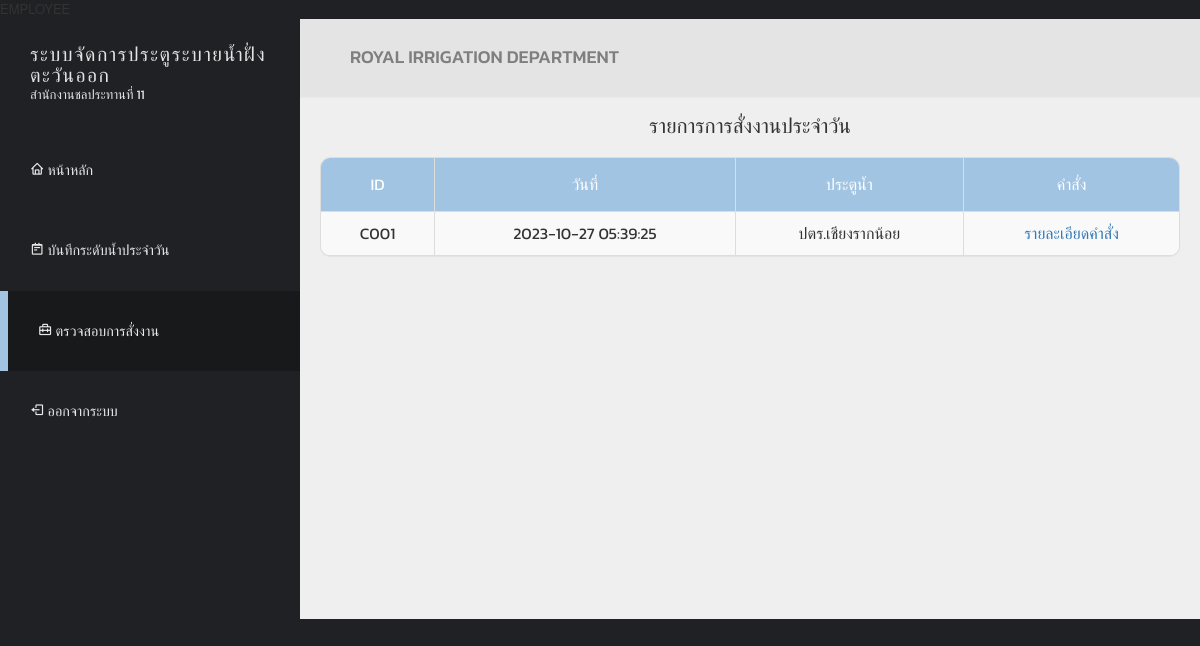
Page /view/employee/employee-wg-assignment.php (signed in) on the earlier database version.
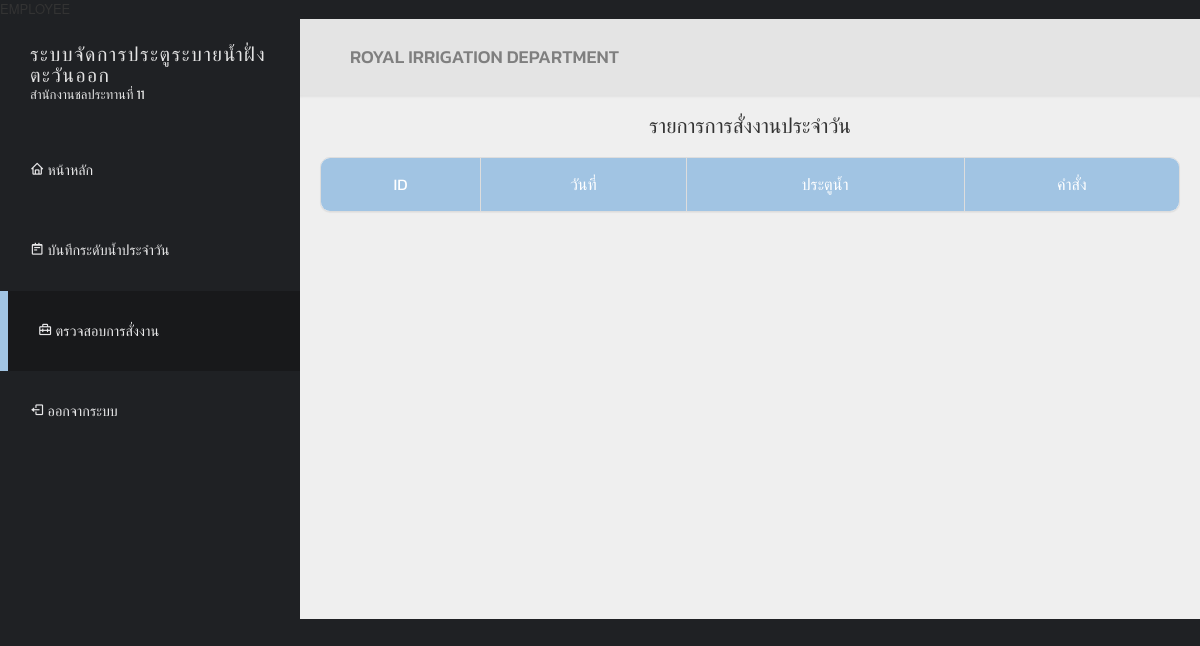
Same page on the later database version.
### tables this page shows
CREATE TABLE `commands_log` (
  `command_ID` varchar(255) NOT NULL,
  `watergate_com_ID` varchar(255) NOT NULL,
  `employee_com_ID` varchar(255) NOT NULL,
  `note` varchar(255) NOT NULL,
  `amount` float NOT NULL,
  `open_time` timestamp NOT NULL DEFAULT CURRENT_TIMESTAMP ON UPDATE CURRENT_TIMESTAMP,
  `close_time` timestamp NOT NULL DEFAULT CURRENT_TIMESTAMP ON UPDATE CURRENT_TIMESTAMP
);

CREATE TABLE `commands_log_time` (
  `command_time_ID` varchar(255) NOT NULL,
  `command_time` timestamp NOT NULL DEFAULT CURRENT_TIMESTAMP ON UPDATE CURRENT_TIMESTAMP
);

CREATE TABLE `watergate_name` (
  `watergate_name_ID` varchar(255) NOT NULL,
  `gate_name` varchar(255) NOT NULL
);

### view/employee/employee-wg-assignment.php (the view, shortened to what this page needs)
<?php
    require_once '../../controller/updateTable.php';
    $sql = "SELECT
    cl.command_ID,
    cl.employee_com_ID,
    cl.watergate_com_ID,
    wn.gate_name,
    cl.note,
    clt.command_time
FROM
    commands_log AS cl
JOIN
    commands_log_time AS clt
ON
    cl.command_ID = clt.command_time_ID
JOIN
    watergate_name AS wn
ON
    cl.watergate_com_ID = wn.watergate_name_ID;";
    $stmt = $conn->prepare($sql);
    $stmt->execute();
?>
<!DOCTYPE html>
<html lang="en">
<head>
  <link href='https://font.googleapis.com/css2?family=Poppins:wght@300;400;500;600;700;800;900&display=swap' rel='stylesheet' type='text/css'>
  <link href="../../css/font-awesome.min.css" rel="stylesheet">
  <link href="../../css/bootstrap.min.css" rel="stylesheet">
  <link href="../../css/templatemo-style.css" rel="stylesheet">
  <link href='https://unpkg.com/boxicons@2.1.4/css/boxicons.min.css' rel='stylesheet'>
</head>
<body>
  <div class="templatemo-flex-row">
    <div class="templatemo-sidebar">
      <header class="templatemo-site-header">
        <h1>ระบบจัดการประตูระบายน้ำฝั่งตะวันออก</h1>
        <p>สำนักงานชลประทานที่ 11</p>
      </header>
      <nav class="templatemo-left-nav">
        <ul>
          <li><a href="employee-home.php"><i class='bx bx-home' ></i> หน้าหลัก</a></li>
          <li><a href="employee-wg-reporter.php"><i class='bx bx-notepad'></i> บันทึกระดับน้ำประจำวัน</a></li>
          <li><a href="#" class="active"><i class='bx bx-briefcase-alt-2'></i> ตรวจสอบการสั่งงาน</a></li>
          <li><a href="../../logout.php"><i class='bx bx-log-out'></i> ออกจากระบบ</a></li>
        </ul>
      </nav>
    </div>
    <div class="templatemo-content col-1 light-gray-bg">
      <div class="templatemo-top-nav-container">
        <div class="row">
          <nav class="templatemo-top-nav col-lg-12 col-md-12">
            <ul class="text-uppercase">
              <h3>royal irrigation department</h3>
            </ul>
          </nav>
        </div>
      </div>
      <div class="assignment-table"  style="text-align: center; margin: 20px;">
        <h2 style="margin: 20px;">รายการการสั่งงานประจำวัน</h2>
        <div class="panel panel-default table-responsive">
          <table class="table table-striped table-bordered templatemo-user-table" style="text-align: center;">
            <thead>
              <tr>
                <td>ID</td>
                <td>วันที่</td>
                <td>ประตูน้ำ</td>
                <td>คำสั่ง</td>
              </tr>
            </thead>
            <tbody>
              <?php
                while ($row = $stmt->fetch(PDO::FETCH_ASSOC)){
                    echo '<tr>';
                    echo '<td>' . $row['command_ID'] . '</td>';
                    echo '<td>' . $row['command_time'] . '</td>';
                    echo '<td>' . $row['gate_name'] . '</td>';
                    echo '<td><a href="employee-wg-assignment01.php?command_ID=' . $row['command_ID'] . '">รายละเอียดคำสั่ง</a></td>';
                }
              ?>
            </tbody>
          </table>
        </div>
      </div>
    </div>
  </div>
</body>
</html>

### css/templatemo-style.css (style rules this page uses)
* { font-family: 'Poppins', 'Kanit', sans-serif; }
body { font-size: 13px; }
body, .templatemo-left-nav { background: #1f2124; }
h1, h2, h3 { margin: 0; }
h2 { font-size: 1.6em; }
h3 { color: #7f7f7f; font-size: 1.4em; }
ul { list-style-type: none; margin: 0; padding: 0; }
nav li { font-size: 1.1em; list-style: none; text-transform: uppercase; }
.light-gray-bg { background-color: #efefef; }
.templatemo-sidebar { width: 300px; }
.templatemo-site-header { margin: 25px 30px; color: #e4e4e4; }
.templatemo-site-header h1 { color: #e4e4e4; display: inline-block; font-size: 1.5em; font-weight: 300; letter-spacing: 1.5px; text-transform: uppercase; vertical-align: middle; }
.templatemo-left-nav li { font-weight: 300; }
.templatemo-left-nav a.active, .templatemo-left-nav a:hover { background: #18191b; border-left: 8px solid #A1C4E3; }
.templatemo-left-nav a { color: #e9e9ea; display: block; padding: 30px; transition: all 0.3s ease; }
.templatemo-top-nav-container { background-color: #e4e4e4; padding: 28px 50px; box-shadow: 0px 0px 2px 2px rgba(161, 159, 159, 0.18); }
.templatemo-content { margin-top: 0px; min-height: 600px; padding: 0; overflow-x: hidden; }
.templatemo-flex-row { display: -webkit-flex; display: -ms-flexbox; display: flex; }
.col-1 { -webkit-flex: 1; -ms-flex: 1; flex: 1; }
.panel { border-radius: 10px; }
.table { margin-bottom: 0; }
.table>thead>tr>td { padding: 15px; }
.templatemo-user-table thead { background-color: #A1C4E3; color: white; font-size: 16px; }
.panel>.table-responsive:last-child>.table:last-child, .panel>.table:last-child { border-bottom-right-radius: 10px; border-bottom-left-radius: 10px; }
.panel>.table:first-child { border-top-left-radius: 10px; border-top-right-radius: 10px; }
@media only screen and (min-width: 768px) { .templatemo-left-nav { display: block !important; } }
.table>tbody>tr>td { padding: 10px 15px; }

Differences in the rows shown:
removed commands_log: command_ID "C001", commands_log_time.command_time "2023-10-27 05:39:25", watergate_name.gate_name "ปตร.เชียงรากน้อย"
